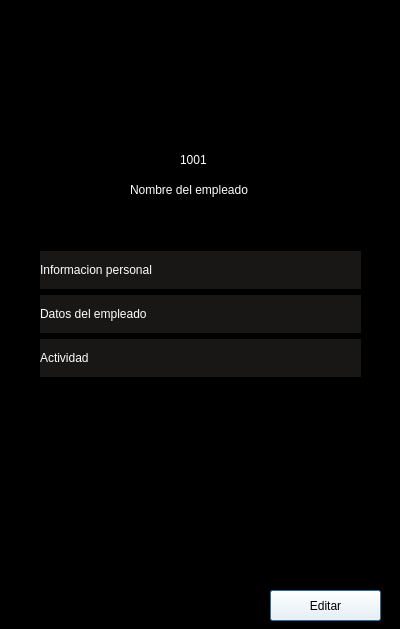
<?xml version="1.0" encoding="UTF-8"?>
<ui version="4.0">
 <class>ver_info_usuario</class>
 <widget class="QDialog" name="ver_info_usuario">
  <property name="geometry">
   <rect>
    <x>0</x>
    <y>0</y>
    <width>400</width>
    <height>629</height>
   </rect>
  </property>
  <property name="windowTitle">
   <string>Dialog</string>
  </property>
  <property name="styleSheet">
   <string notr="true">background-color: rgb(0, 0, 0);</string>
  </property>
  <widget class="QLabel" name="lbl_imagen">
   <property name="geometry">
    <rect>
     <x>150</x>
     <y>30</y>
     <width>91</width>
     <height>91</height>
    </rect>
   </property>
   <property name="text">
    <string>TextLabel</string>
   </property>
  </widget>
  <widget class="QScrollArea" name="scrollArea">
   <property name="geometry">
    <rect>
     <x>30</x>
     <y>250</y>
     <width>341</width>
     <height>301</height>
    </rect>
   </property>
   <property name="widgetResizable">
    <bool>true</bool>
   </property>
   <widget class="QWidget" name="scrollAreaWidgetContents_2">
    <property name="geometry">
     <rect>
      <x>0</x>
      <y>0</y>
      <width>339</width>
      <height>299</height>
     </rect>
    </property>
    <widget class="QWidget" name="gridLayoutWidget_2">
     <property name="geometry">
      <rect>
       <x>9</x>
       <y>0</y>
       <width>321</width>
       <height>291</height>
      </rect>
     </property>
     <layout class="QGridLayout" name="gridLayout_2">
      <item row="1" column="0">
       <spacer name="verticalSpacer_4">
        <property name="orientation">
         <enum>Qt::Vertical</enum>
        </property>
        <property name="sizeType">
         <enum>QSizePolicy::Fixed</enum>
        </property>
        <property name="sizeHint" stdset="0">
         <size>
          <width>0</width>
          <height>0</height>
         </size>
        </property>
       </spacer>
      </item>
      <item row="2" column="0">
       <widget class="QLabel" name="label_5">
        <property name="sizePolicy">
         <sizepolicy hsizetype="Preferred" vsizetype="Preferred">
          <horstretch>0</horstretch>
          <verstretch>0</verstretch>
         </sizepolicy>
        </property>
        <property name="styleSheet">
         <string notr="true">color: rgb(255, 255, 255);
background-color: qlineargradient(spread:pad, x1:0, y1:0, x2:0, y2:0, stop:0 rgba(25, 22, 22, 255), stop:1 rgba(255, 255, 255, 255));</string>
        </property>
        <property name="text">
         <string>Informacion personal</string>
        </property>
       </widget>
      </item>
      <item row="3" column="0">
       <widget class="QLabel" name="label_4">
        <property name="styleSheet">
         <string notr="true">color: rgb(255, 255, 255);

background-color: qlineargradient(spread:pad, x1:0, y1:0, x2:0, y2:0, stop:0 rgba(25, 22, 22, 255), stop:1 rgba(255, 255, 255, 255));</string>
        </property>
        <property name="text">
         <string>Datos del empleado</string>
        </property>
       </widget>
      </item>
      <item row="5" column="0" rowspan="2">
       <spacer name="verticalSpacer_2">
        <property name="orientation">
         <enum>Qt::Vertical</enum>
        </property>
        <property name="sizeType">
         <enum>QSizePolicy::Maximum</enum>
        </property>
        <property name="sizeHint" stdset="0">
         <size>
          <width>26</width>
          <height>165</height>
         </size>
        </property>
       </spacer>
      </item>
      <item row="4" column="0">
       <widget class="QLabel" name="label">
        <property name="styleSheet">
         <string notr="true">color: rgb(255, 255, 255);

background-color: qlineargradient(spread:pad, x1:0, y1:0, x2:0, y2:0, stop:0 rgba(25, 22, 22, 255), stop:1 rgba(255, 255, 255, 255));</string>
        </property>
        <property name="text">
         <string>Actividad</string>
        </property>
       </widget>
      </item>
     </layout>
    </widget>
   </widget>
  </widget>
  <widget class="QLabel" name="label_6">
   <property name="geometry">
    <rect>
     <x>180</x>
     <y>150</y>
     <width>41</width>
     <height>20</height>
    </rect>
   </property>
   <property name="styleSheet">
    <string notr="true">color: rgb(255, 255, 255);</string>
   </property>
   <property name="text">
    <string>1001</string>
   </property>
  </widget>
  <widget class="QLabel" name="label_7">
   <property name="geometry">
    <rect>
     <x>130</x>
     <y>180</y>
     <width>161</width>
     <height>20</height>
    </rect>
   </property>
   <property name="styleSheet">
    <string notr="true">color: rgb(255, 255, 255);</string>
   </property>
   <property name="text">
    <string>Nombre del empleado</string>
   </property>
  </widget>
  <widget class="QPushButton" name="btn_guardar">
   <property name="geometry">
    <rect>
     <x>270</x>
     <y>590</y>
     <width>111</width>
     <height>31</height>
    </rect>
   </property>
   <property name="styleSheet">
    <string notr="true">color: rgb(0, 0, 0);
background-color: rgb(255, 255, 255);</string>
   </property>
   <property name="text">
    <string>Editar</string>
   </property>
  </widget>
 </widget>
 <resources/>
 <connections/>
</ui>
